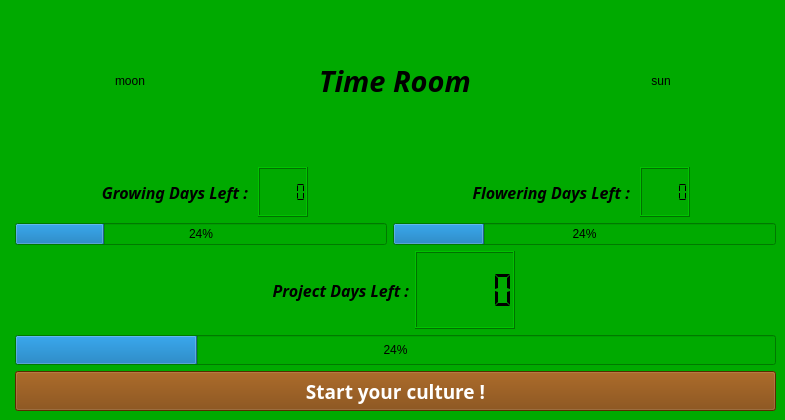
    <widget class="QWidget" name="time_tab">
     <property name="styleSheet">
      <string notr="true">background-color: rgb(0, 170, 0);</string>
     </property>
     <attribute name="title">
      <string>Time Room</string>
     </attribute>
     <widget class="QWidget" name="verticalLayoutWidget_2">
      <property name="geometry">
       <rect>
        <x>15</x>
        <y>0</y>
        <width>761</width>
        <height>411</height>
       </rect>
      </property>
      <layout class="QVBoxLayout" name="verticalLayout_8">
       <item>
        <layout class="QHBoxLayout" name="horizontalLayout_4">
         <item>
          <spacer name="horizontalSpacer_3">
           <property name="orientation">
            <enum>Qt::Horizontal</enum>
           </property>
           <property name="sizeType">
            <enum>QSizePolicy::Fixed</enum>
           </property>
           <property name="sizeHint" stdset="0">
            <size>
             <width>40</width>
             <height>20</height>
            </size>
           </property>
          </spacer>
         </item>
         <item alignment="Qt::AlignLeft">
          <widget class="QLabel" name="moon_lab">
           <property name="minimumSize">
            <size>
             <width>150</width>
             <height>0</height>
            </size>
           </property>
           <property name="text">
            <string>moon</string>
           </property>
           <property name="alignment">
            <set>Qt::AlignCenter</set>
           </property>
          </widget>
         </item>
         <item alignment="Qt::AlignHCenter">
          <widget class="QLabel" name="ltitle_time_lab">
           <property name="font">
            <font>
             <family>Piboto Condensed</family>
             <pointsize>22</pointsize>
             <weight>75</weight>
             <italic>true</italic>
             <bold>true</bold>
            </font>
           </property>
           <property name="text">
            <string>Time Room</string>
           </property>
           <property name="alignment">
            <set>Qt::AlignCenter</set>
           </property>
          </widget>
         </item>
         <item alignment="Qt::AlignRight">
          <widget class="QLabel" name="sun_lab">
           <property name="minimumSize">
            <size>
             <width>150</width>
             <height>0</height>
            </size>
           </property>
           <property name="text">
            <string>sun</string>
           </property>
           <property name="alignment">
            <set>Qt::AlignCenter</set>
           </property>
          </widget>
         </item>
         <item>
          <spacer name="horizontalSpacer_4">
           <property name="orientation">
            <enum>Qt::Horizontal</enum>
           </property>
           <property name="sizeType">
            <enum>QSizePolicy::Fixed</enum>
           </property>
           <property name="sizeHint" stdset="0">
            <size>
             <width>40</width>
             <height>50</height>
            </size>
           </property>
          </spacer>
         </item>
        </layout>
       </item>
       <item>
        <layout class="QGridLayout" name="gridLayout_6">
         <item row="0" column="5">
          <widget class="QLabel" name="flowering_day_left_lab">
           <property name="maximumSize">
            <size>
             <width>250</width>
             <height>16777215</height>
            </size>
           </property>
           <property name="font">
            <font>
             <family>Piboto Condensed</family>
             <pointsize>12</pointsize>
             <weight>75</weight>
             <italic>true</italic>
             <bold>true</bold>
            </font>
           </property>
           <property name="text">
            <string>Flowering Days Left : </string>
           </property>
           <property name="alignment">
            <set>Qt::AlignRight|Qt::AlignTrailing|Qt::AlignVCenter</set>
           </property>
          </widget>
         </item>
         <item row="1" column="4" colspan="4">
          <widget class="QProgressBar" name="flowering_day_left_progressBar">
           <property name="value">
            <number>24</number>
           </property>
          </widget>
         </item>
         <item row="0" column="1">
          <widget class="QLabel" name="growing_day_left_lab">
           <property name="maximumSize">
            <size>
             <width>250</width>
             <height>16777215</height>
            </size>
           </property>
           <property name="font">
            <font>
             <family>Piboto Condensed</family>
             <pointsize>12</pointsize>
             <weight>75</weight>
             <italic>true</italic>
             <bold>true</bold>
            </font>
           </property>
           <property name="text">
            <string>Growing Days Left : </string>
           </property>
           <property name="alignment">
            <set>Qt::AlignRight|Qt::AlignTrailing|Qt::AlignVCenter</set>
           </property>
          </widget>
         </item>
         <item row="0" column="7">
          <spacer name="horizontalSpacer_6">
           <property name="orientation">
            <enum>Qt::Horizontal</enum>
           </property>
           <property name="sizeType">
            <enum>QSizePolicy::Fixed</enum>
           </property>
           <property name="sizeHint" stdset="0">
            <size>
             <width>80</width>
             <height>20</height>
            </size>
           </property>
          </spacer>
         </item>
         <item row="1" column="0" colspan="4">
          <widget class="QProgressBar" name="growing_day_left_progressBar">
           <property name="value">
            <number>24</number>
           </property>
          </widget>
         </item>
         <item row="0" column="6">
          <widget class="QLCDNumber" name="flowering_days_left_lcdNumber">
           <property name="maximumSize">
            <size>
             <width>50</width>
             <height>50</height>
            </size>
           </property>
           <property name="segmentStyle">
            <enum>QLCDNumber::Flat</enum>
           </property>
          </widget>
         </item>
         <item row="0" column="0">
          <spacer name="horizontalSpacer_5">
           <property name="orientation">
            <enum>Qt::Horizontal</enum>
           </property>
           <property name="sizeType">
            <enum>QSizePolicy::Fixed</enum>
           </property>
           <property name="sizeHint" stdset="0">
            <size>
             <width>80</width>
             <height>20</height>
            </size>
           </property>
          </spacer>
         </item>
         <item row="0" column="3">
          <spacer name="horizontalSpacer_8">
           <property name="orientation">
            <enum>Qt::Horizontal</enum>
           </property>
           <property name="sizeHint" stdset="0">
            <size>
             <width>40</width>
             <height>20</height>
            </size>
           </property>
          </spacer>
         </item>
         <item row="0" column="2">
          <widget class="QLCDNumber" name="growing_days_left_lcdNumber">
           <property name="maximumSize">
            <size>
             <width>50</width>
             <height>50</height>
            </size>
           </property>
           <property name="font">
            <font>
             <pointsize>12</pointsize>
            </font>
           </property>
           <property name="segmentStyle">
            <enum>QLCDNumber::Flat</enum>
           </property>
          </widget>
         </item>
         <item row="0" column="4">
          <spacer name="horizontalSpacer_9">
           <property name="orientation">
            <enum>Qt::Horizontal</enum>
           </property>
           <property name="sizeHint" stdset="0">
            <size>
             <width>40</width>
             <height>20</height>
            </size>
           </property>
          </spacer>
         </item>
        </layout>
       </item>
       <item>
        <layout class="QGridLayout" name="gridLayout_7">
         <item row="0" column="1">
          <widget class="QLCDNumber" name="project_days_left_lcdNumber">
           <property name="maximumSize">
            <size>
             <width>100</width>
             <height>100</height>
            </size>
           </property>
           <property name="segmentStyle">
            <enum>QLCDNumber::Flat</enum>
           </property>
          </widget>
         </item>
         <item row="0" column="0">
          <widget class="QLabel" name="project_day_left_lab">
           <property name="font">
            <font>
             <family>Piboto Condensed</family>
             <pointsize>12</pointsize>
             <weight>75</weight>
             <italic>true</italic>
             <bold>true</bold>
            </font>
           </property>
           <property name="text">
            <string>Project Days Left :</string>
           </property>
           <property name="alignment">
            <set>Qt::AlignRight|Qt::AlignTrailing|Qt::AlignVCenter</set>
           </property>
          </widget>
         </item>
         <item row="0" column="2">
          <spacer name="horizontalSpacer_7">
           <property name="orientation">
            <enum>Qt::Horizontal</enum>
           </property>
           <property name="sizeType">
            <enum>QSizePolicy::Fixed</enum>
           </property>
           <property name="sizeHint" stdset="0">
            <size>
             <width>255</width>
             <height>20</height>
            </size>
           </property>
          </spacer>
         </item>
         <item row="1" column="0" colspan="3">
          <widget class="QProgressBar" name="project_day_left_progressBar">
           <property name="minimumSize">
            <size>
             <width>0</width>
             <height>30</height>
            </size>
           </property>
           <property name="value">
            <number>24</number>
           </property>
          </widget>
         </item>
         <item row="2" column="0" colspan="3">
          <widget class="QPushButton" name="start_project_button">
           <property name="minimumSize">
            <size>
             <width>0</width>
             <height>40</height>
            </size>
           </property>
           <property name="font">
            <font>
             <family>Piboto Condensed</family>
             <pointsize>14</pointsize>
             <weight>75</weight>
             <bold>true</bold>
            </font>
           </property>
           <property name="styleSheet">
            <string notr="true">color: rgb(255, 255, 255);

background-color: rgb(124, 62, 0);</string>
           </property>
           <property name="text">
            <string>Start your culture !</string>
           </property>
          </widget>
         </item>
        </layout>
       </item>
      </layout>
     </widget>
    </widget>
